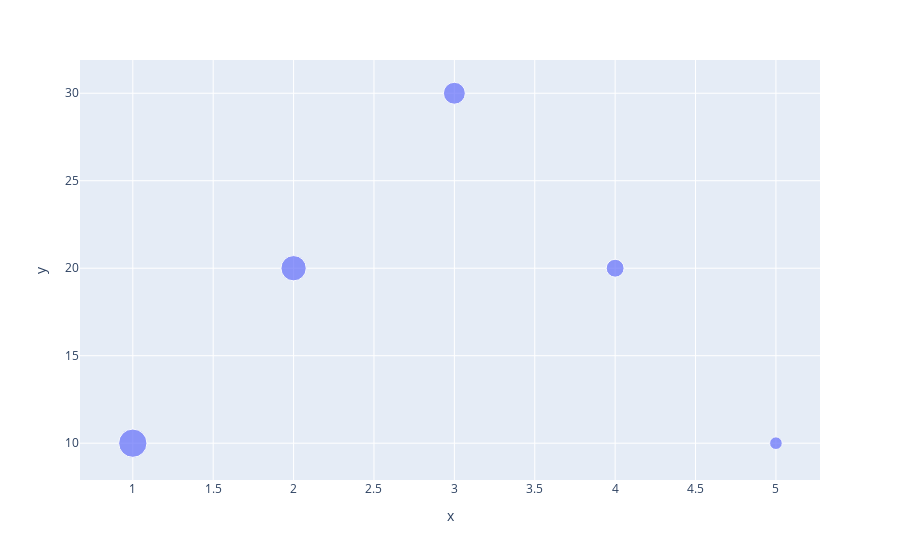

Notebook source saved alongside this figure:
### Code cell
fig = px.scatter(df3,x="x",y="y",size="z")
fig.show()

### Figure 1 — Plotly figure (JSON) as saved in the notebook; plotly's stock layout.template omitted (floating-point values rounded to 4 significant figures)
{"data": [{"hovertemplate": "x=%{x}<br>y=%{y}<br>z=%{marker.size}<extra></extra>", "legendgroup": "", "marker": {"color": "#636efa", "size": [5, 4, 3, 2, 1], "sizemode": "area", "sizeref": 0.0125, "symbol": "circle"}, "mode": "markers", "name": "", "orientation": "v", "showlegend": false, "type": "scatter", "x": [1, 2, 3, 4, 5], "xaxis": "x", "y": [10, 20, 30, 20, 10], "yaxis": "y"}], "layout": {"legend": {"itemsizing": "constant", "tracegroupgap": 0}, "margin": {"t": 60}, "xaxis": {"anchor": "y", "domain": [0, 1], "title": {"text": "x"}}, "yaxis": {"anchor": "x", "domain": [0, 1], "title": {"text": "y"}}}}
